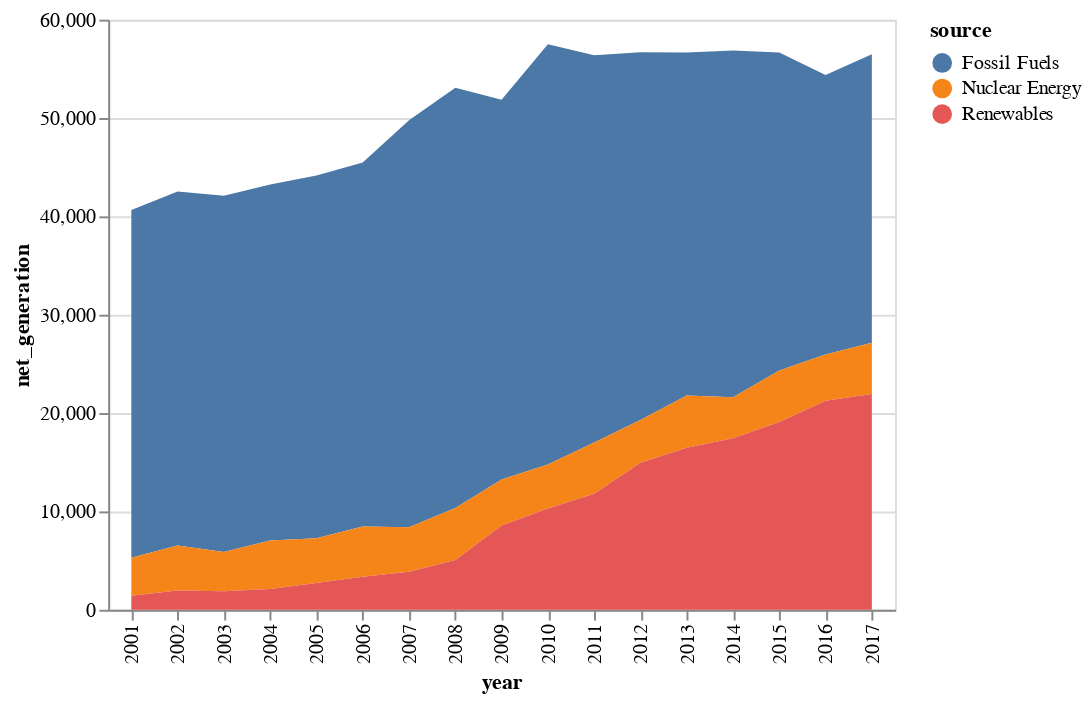

The notebook cell this image was saved under:
### Markdown cell above
Você ainda pode facilmente criar um gráfico de área Altair. Uma maneira rápida é codificar o eixo x como dados "ordinais".

### Code cell
alt.Chart(data).mark_area().encode(
    x="year:O",  # <-- Right there
    y="net_generation:Q",
    color="source:N"
)

### Figure 1 — Vega-Lite specification as saved in the notebook (floating-point values rounded to 4 significant figures)
{"$schema": "https://vega.github.io/schema/vega-lite/v2.4.3.json", "config": {"view": {"height": 300, "width": 400}}, "data": {"values": [{"net_generation": 35361, "source": "Fossil Fuels", "year": 2001}, {"net_generation": 35991, "source": "Fossil Fuels", "year": 2002}, {"net_generation": 36234, "source": "Fossil Fuels", "year": 2003}, {"net_generation": 36205, "source": "Fossil Fuels", "year": 2004}, {"net_generation": 36883, "source": "Fossil Fuels", "year": 2005}, {"net_generation": 37014, "source": "Fossil Fuels", "year": 2006}, {"net_generation": 41389, "source": "Fossil Fuels", "year": 2007}, {"net_generation": 42734, "source": "Fossil Fuels", "year": 2008}, {"net_generation": 38620, "source": "Fossil Fuels", "year": 2009}, {"net_generation": 42750, "source": "Fossil Fuels", "year": 2010}, {"net_generation": 39361, "source": "Fossil Fuels", "year": 2011}, {"net_generation": 37379, "source": "Fossil Fuels", "year": 2012}, {"net_generation": 34873, "source": "Fossil Fuels", "year": 2013}, {"net_generation": 35250, "source": "Fossil Fuels", "year": 2014}, {"net_generation": 32319, "source": "Fossil Fuels", "year": 2015}, {"net_generation": 28437, "source": "Fossil Fuels", "year": 2016}, {"net_generation": 29329, "source": "Fossil Fuels", "year": 2017}, {"net_generation": 3853, "source": "Nuclear Energy", "year": 2001}, {"net_generation": 4574, "source": "Nuclear Energy", "year": 2002}, {"net_generation": 3988, "source": "Nuclear Energy", "year": 2003}, {"net_generation": 4929, "source": "Nuclear Energy", "year": 2004}, {"net_generation": 4538, "source": "Nuclear Energy", "year": 2005}, {"net_generation": 5095, "source": "Nuclear Energy", "year": 2006}, {"net_generation": 4519, "source": "Nuclear Energy", "year": 2007}, {"net_generation": 5282, "source": "Nuclear Energy", "year": 2008}, {"net_generation": 4679, "source": "Nuclear Energy", "year": 2009}, {"net_generation": 4451, "source": "Nuclear Energy", "year": 2010}, {"net_generation": 5215, "source": "Nuclear Energy", "year": 2011}, {"net_generation": 4347, "source": "Nuclear Energy", "year": 2012}, {"net_generation": 5321, "source": "Nuclear Energy", "year": 2013}, {"net_generation": 4152, "source": "Nuclear Energy", "year": 2014}, {"net_generation": 5243, "source": "Nuclear Energy", "year": 2015}, {"net_generation": 4703, "source": "Nuclear Energy", "year": 2016}, {"net_generation": 5214, "source": "Nuclear Energy", "year": 2017}, {"net_generation": 1437, "source": "Renewables", "year": 2001}, {"net_generation": 1963, "source": "Renewables", "year": 2002}, {"net_generation": 1885, "source": "Renewables", "year": 2003}, {"net_generation": 2102, "source": "Renewables", "year": 2004}, {"net_generation": 2724, "source": "Renewables", "year": 2005}, {"net_generation": 3364, "source": "Renewables", "year": 2006}, {"net_generation": 3870, "source": "Renewables", "year": 2007}, {"net_generation": 5070, "source": "Renewables", "year": 2008}, {"net_generation": 8560, "source": "Renewables", "year": 2009}, {"net_generation": 10308, "source": "Renewables", "year": 2010}, {"net_generation": 11795, "source": "Renewables", "year": 2011}, {"net_generation": 14949, "source": "Renewables", "year": 2012}, {"net_generation": 16476, "source": "Renewables", "year": 2013}, {"net_generation": 17452, "source": "Renewables", "year": 2014}, {"net_generation": 19091, "source": "Renewables", "year": 2015}, {"net_generation": 21241, "source": "Renewables", "year": 2016}, {"net_generation": 21933, "source": "Renewables", "year": 2017}]}, "encoding": {"color": {"field": "source", "type": "nominal"}, "x": {"field": "year", "type": "ordinal"}, "y": {"field": "net_generation", "type": "quantitative"}}, "mark": "area"}
